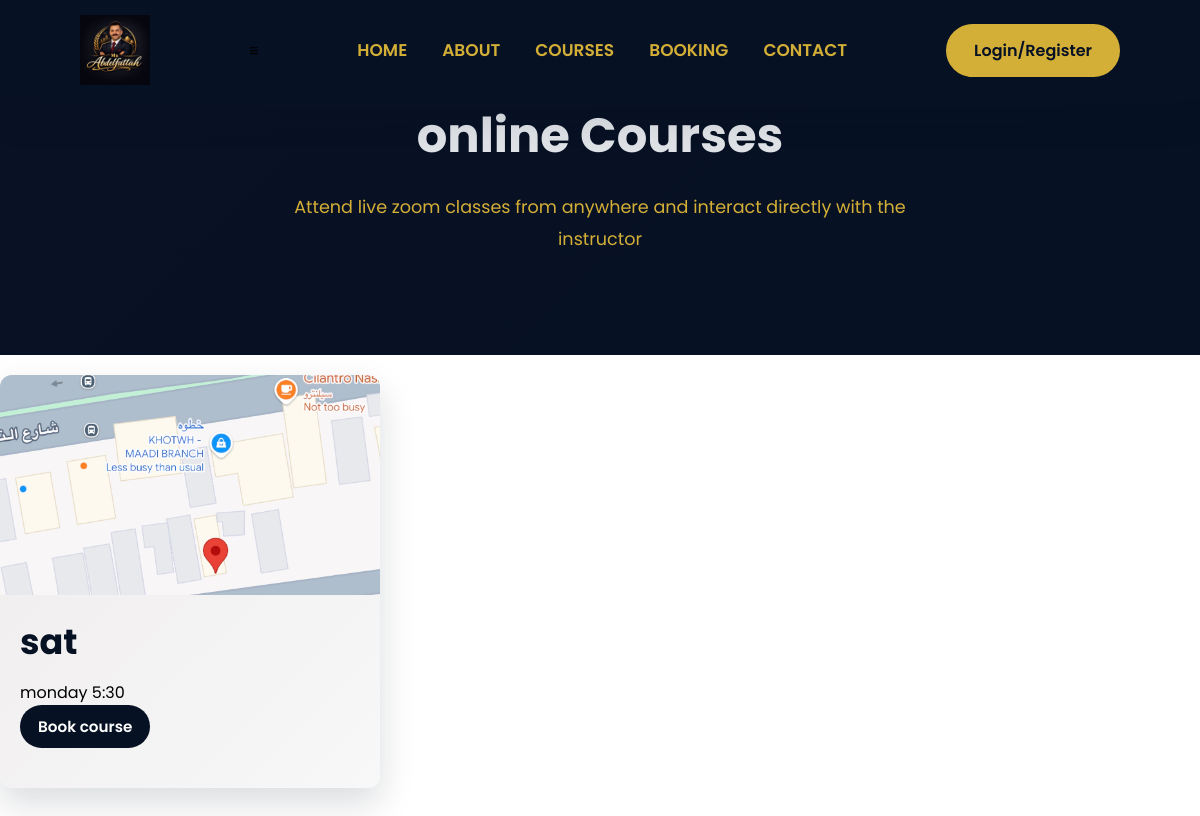
Page /courses/online on the earlier database version.
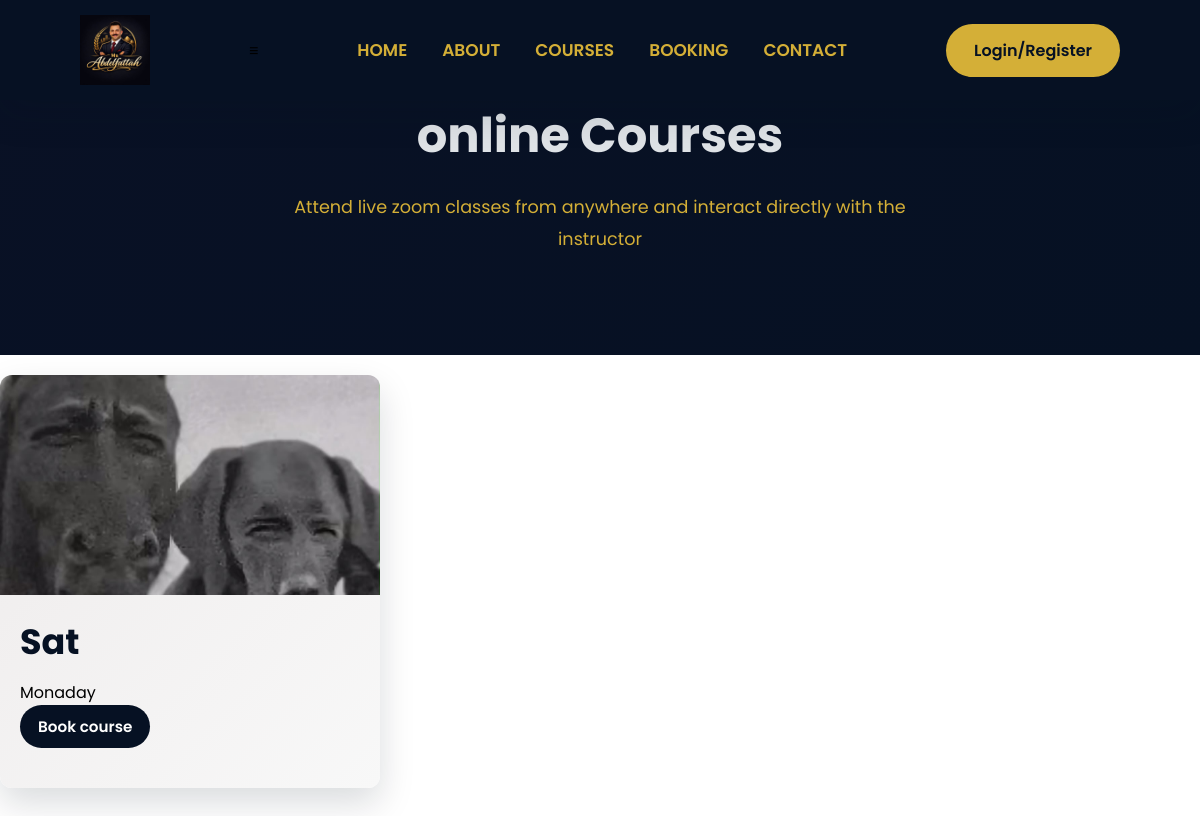
Same page on the later database version.
### models/course.py (models this page shows)
class Course(db.Model):
    id = db.Column(db.Integer, primary_key=True)
    title = db.Column(db.String(150), nullable=False)
    description = db.Column(db.Text, nullable=False)
    course_type = db.Column(db.String(20), nullable=False)
    image = db.Column(db.String(255), nullable=True)
    is_active = db.Column(db.Boolean, default=True)

### routes/courses.py (the view)
@course.route("/courses/online")
def online_courses():
    courses = Course.query.filter_by(course_type="online").all()
    return render_template("online.html", course=courses)

### templates/online.html (shortened to what this page needs)
{% extends "base.html"%}
{%block body%}
<section class="recorded-page">
    <div class="recorded-header">
       <h1 class="page-title">online Courses</h1>
       <p>Attend live zoom classes from anywhere and interact directly with the instructor</p>
    </div>
</section>
<section  class="recorded-courses">
    <div class="recorded-container">
        <div class="recorded-grid">
          {%for course in course%}
          <div  data-aos="zoom-in" data-aos-delay="300">
            <div class="recorded-card">
                <div class="recorded-img">
                    {%if course.image%}
                      <img src="{{ url_for('static', filename='uploads/'+ course.image) }}" alt="{{course.title}}">
                    {%endif%}
                </div>
                <div class="recorded-content" >
                    <h3>{{course.title}}</h3>
                    <p> {{course.description}}</p>
                    <a href="/booking" class="btn btn-admin"> Book course</a>
                </div>
            </div>
          </div>
          {%endfor%}
        </div>
    </div>
</section>
{%endblock%}

Differences in the rows shown:
changed Course: image: a different picture; title "sat" → "Sat"; description "monday 5:30" → "Monaday"
